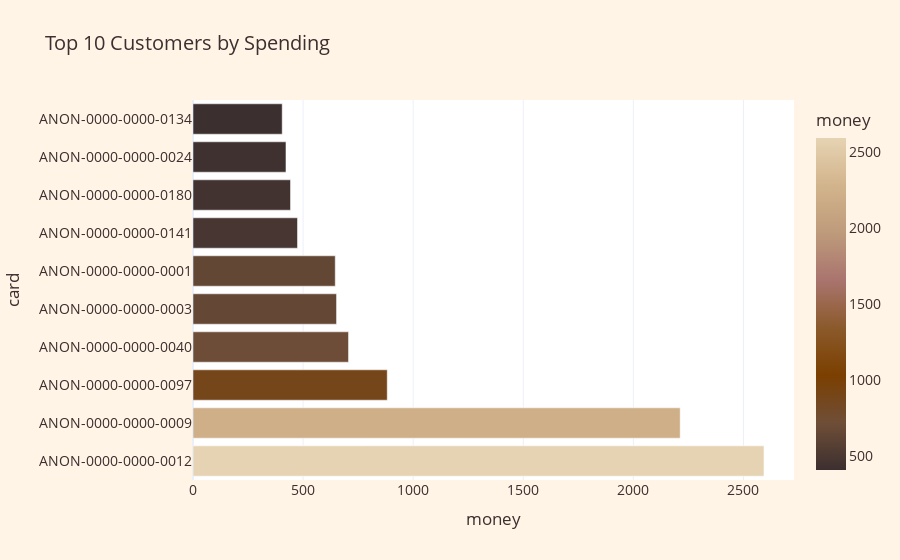

Notebook code for this chart:
### Code cell
# Plot 6: Top Customers
top_customers = df.groupby("card")["money"].sum().reset_index().sort_values(by="money", ascending=False).head(10)

fig6 = px.bar(
    top_customers,
    x="money", y="card",
    orientation="h",
    title=" Top 10 Customers by Spending",
    color="money",
    color_continuous_scale=coffee_palette
)

fig6.update_layout(
    template="plotly_white",
    paper_bgcolor="#FFF4E6",
    font=dict(color="#3C2F2F", size=14)
)
fig6.show()

### Figure 1 — Plotly figure (JSON) as saved in the notebook; plotly's stock layout.template omitted (floating-point values rounded to 4 significant figures)
{"data": [{"hovertemplate": "money=%{marker.color}<br>card=%{y}<extra></extra>", "legendgroup": "", "marker": {"color": [2593.0, 2213.0, 882.2, 706.4, 652.0, 646.1, 474.6, 442.8, 422.3, 405.1], "coloraxis": "coloraxis", "pattern": {"shape": ""}}, "name": "", "orientation": "h", "showlegend": false, "textposition": "auto", "type": "bar", "x": [2593.0, 2213.0, 882.2, 706.4, 652.0, 646.1, 474.6, 442.8, 422.3, 405.1], "xaxis": "x", "y": ["ANON-0000-0000-0012", "ANON-0000-0000-0009", "ANON-0000-0000-0097", "ANON-0000-0000-0040", "ANON-0000-0000-0003", "ANON-0000-0000-0001", "ANON-0000-0000-0141", "ANON-0000-0000-0180", "ANON-0000-0000-0024", "ANON-0000-0000-0134"], "yaxis": "y"}], "layout": {"barmode": "relative", "coloraxis": {"colorbar": {"title": {"text": "money"}}, "colorscale": [[0, "#3C2F2F"], [0.1429, "#6F4E37"], [0.2857, "#7B3F00"], [0.4286, "#8B5A2B"], [0.5714, "#A9746E"], [0.7143, "#BE9B7B"], [0.8571, "#D2B48C"], [1, "#E6D3B3"]]}, "font": {"color": "#3C2F2F", "size": 14}, "legend": {"tracegroupgap": 0}, "paper_bgcolor": "#FFF4E6", "title": {"text": " Top 10 Customers by Spending"}, "xaxis": {"anchor": "y", "domain": [0, 1], "title": {"text": "money"}}, "yaxis": {"anchor": "x", "domain": [0, 1], "title": {"text": "card"}}}}
